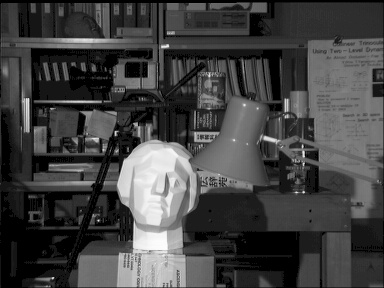
#> input picture HW1/practical/qc/image.png, 384 x 288 px
$ jupyter execute --allow-errors Qc.ipynb
#> lines starting #> are read from the running program, lines starting #| are printed output that depends on the picture
[cell 1]
import numpy as np
import cv2
import math
import matplotlib.pyplot as plt
from google.colab.patches import cv2_imshow

# Question 3

## part a

<h3> in this section we want to implement histogram equalization </h3>
<h3> you can use opencv library </h3>

[cell 2]
image = cv2.imread('image.png',cv2.IMREAD_GRAYSCALE)
#> image is the input picture: shape (288, 384); min 0, max 252, mean 66.5
output_image = image.copy()
equalize_image = cv2.equalizeHist(output_image)
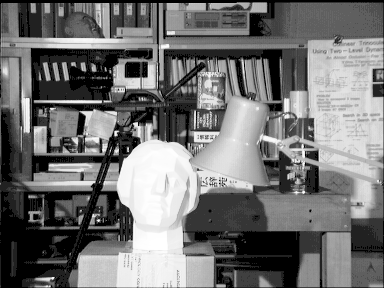
#> equalize_image: shape (288, 384); min 0, max 255, mean 114.2

[cell 3]
plt.figure(figsize=(20,20))
plt.subplot(1,2,1)
plt.imshow(image, cmap='gray')
plt.title('main image')
plt.axis('off')

plt.subplot(1,2,2)
plt.imshow(equalize_image, cmap='gray')
plt.title('equalized image')
plt.axis('off')
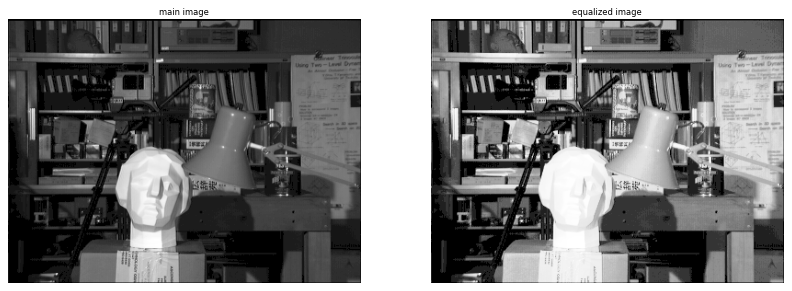
#> figure drawn by matplotlib, 2 panels

## part b1

<h3> in this section we want to implement the first method for ACE </h3>
<h3> you are free to use opencv library </h3>

[cell 4]
def ACE1(image, gridSize):
  '''
  you can use the equalize function of OpenCV for each grid
  Use first method for ACE implementation (calculating transition function for each grid)
  input(s):
    image (ndarray): input image
    gridSize (int): window size for calculating histogram equalization
  output(s):
    output (ndarray): improved image
  '''
#> called with gridSize = 48
  x,y = image.shape
#> x = 288; y = 384
  output_image = image.copy()

  #######################
  for i in range(0,x, gridSize):
    for j in range(0, y, gridSize):
      grid = output_image[i:min(i+gridSize , x), j:min(j+gridSize, y)]
      grid_eq = cv2.equalizeHist(grid)
      output_image[i:min(i+gridSize , x), j:min(j+gridSize, y)] = grid_eq
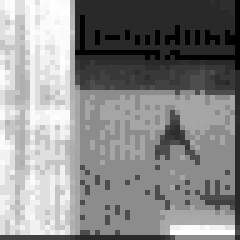
#> grid: shape (48, 48) (shown 5 times larger); min 0, max 255, mean 137.3
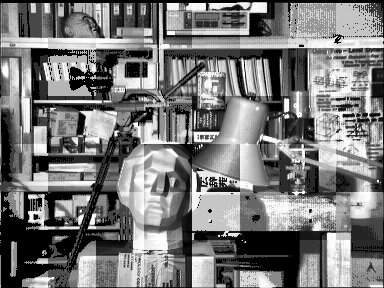
#> output_image: shape (288, 384); min 0, max 255, mean 120.9


  #######################

  return output_image

[cell 5]
plt.figure(figsize=(20,20))
plt.subplot(1,2,1)
plt.imshow(image, cmap='gray')
plt.title('main image')
plt.axis('off')

plt.subplot(1,2,2)
output_image = ACE1(image,48)
plt.imshow(output_image, cmap='gray')
plt.title('equalized image')
plt.axis('off')

## part b2

<h3> in this section we want to implement the second method for ACE </h3>
<h3> you are free to use opencv library </h3>

[cell 6]
def ACE2(image, gridSize):
    '''
    you can just use the equalize function of OpenCV for each grid
    You can use OpenCV built-in tools for applying padding
    Use second method for ACE implementation (calculating transition function for each pixel)
    input(s):
      image (ndarray): input image
      gridSize (tuple): window size for calculating histogram equalization
    output(s):
      output (ndarray): improved image
    '''
#> called with gridSize = (70, 70)
    output = image.copy()

    #######################

    grid_x, grid_y = gridSize

    # padding
    pad_x = grid_x//2
    pad_y = grid_y//2
    output = cv2.copyMakeBorder(output, pad_y, pad_y, pad_x, pad_x, cv2.BORDER_REFLECT)
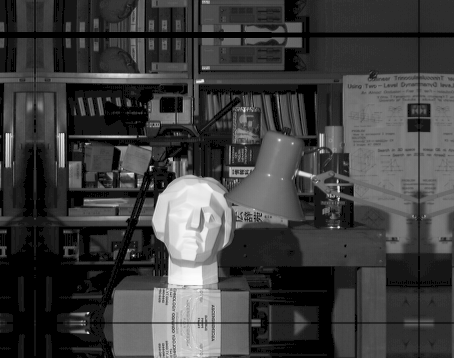
#> output: shape (358, 454); min 0, max 252, mean 62.5

    # equalization
    for i in range(image.shape[0]):
      for j in range(image.shape[1]):
        local_window = output[i:i+grid_x, j:j+grid_y]
        eq_window = cv2.equalizeHist(local_window)
        output[i,j] = eq_window[pad_x, pad_y]
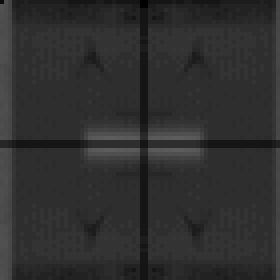
#> local_window: shape (70, 70) (shown 4 times larger); min 0, max 93, mean 46.8
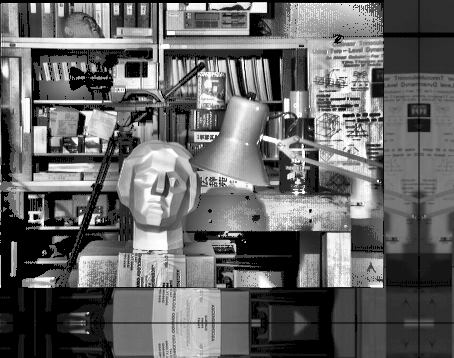
#> output: shape (358, 454); min 0, max 255, mean 102.5

    #######################

    return output

[cell 7]
plt.figure(figsize=(20,20))
plt.subplot(1,2,1)
plt.imshow(image, cmap='gray')
plt.title('main image')
plt.axis('off')

plt.subplot(1,2,2)
output_image = ACE2(image,(70,70))
plt.imshow(output_image, cmap='gray')
plt.title('equalized image')
plt.axis('off')

## part b3

<h3> in this section we want to implement CLAHE </h3>
<h3><b> note : you can just use opencv library for calculate histogram and applying padding </b></h3>
<h3><b>note : you can't use the equalize function of opencv</b></h3>

[cell 8]
def CLAHE(image, gridSize, clip_limit):
    '''
    you can just use opencv library for calculate histogram and applying padding
    you can't use the equalize function of opencv
    Use second method for ACE implementation (calculating transition function for each pixel)
    input(s):
      image (ndarray): input image
      gridSize (tuple): window size for calculating histogram equalization
      clip_limit (int): threshold for contrast limiting
    output(s):
      output (ndarray): improved image
    '''
    output = image.copy()

    #######################
    #    your code here   #
    #######################

    return output

[cell 9]
plt.figure(figsize=(20,20))
plt.subplot(1,2,1)
plt.imshow(image, cmap='gray')
plt.title('main image')
plt.axis('off')

plt.subplot(1,2,2)
output_image = CLAHE(image,(70,70), 100)
plt.imshow(output_image, cmap='gray')
plt.title('equalized image')
plt.axis('off')

# part c

<h3> in this section we want to implement CLAHE using opencv </h3>

[cell 10]
def CLAHE(image, gridSize, clipLimit):
    '''
    use opencv library for CLAHE.
    input(s):
      image (ndarray): input image
      gridSize (tuple): window size for calculating histogram equalization
      clip_limit (int): threshold for contrast limiting
    output(s):
      output (ndarray): improved image
    '''
    return clahe_output

<h3> run the following sections to answer part c </h3>

[cell 11]
# dont change this cell
plt.figure(figsize=(20,20))
plt.subplot(1,2,1)
plt.imshow(image, cmap='gray')
plt.title('main image')
plt.axis('off')

plt.subplot(1,2,2)
#> (the rest of this cell did not finish here and is left out)

[cell 12]
# dont change this cell
plt.figure(figsize=(20,20))
plt.subplot(1,2,1)
plt.imshow(image, cmap='gray')
plt.title('main image')
plt.axis('off')

plt.subplot(1,2,2)
#> (the rest of this cell did not finish here and is left out)

plt.imshow(output_image2, cmap='gray')
plt.title('equalized image')
plt.axis('off')

[cell 13]
# dont change this cell
plt.figure(figsize=(20,20))
plt.subplot(1,2,1)
plt.imshow(image, cmap='gray')
plt.title('main image')
plt.axis('off')

plt.subplot(1,2,2)
#> (the rest of this cell did not finish here and is left out)

plt.imshow(output_image3, cmap='gray')
plt.title('equalized image')
plt.axis('off')

[cell 14]
# dont change this cell
plt.figure(figsize=(20,20))
plt.subplot(1,2,1)
plt.imshow(image, cmap='gray')
plt.title('main image')
plt.axis('off')

plt.subplot(1,2,2)
#> (the rest of this cell did not finish here and is left out)
